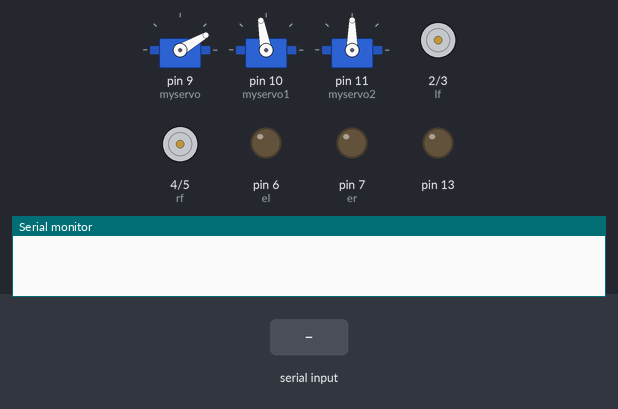
Simulated run of this sketch. Board: Arduino Uno, built with avr-gcc and run on an emulated ATmega328P. Parts: 3 × servo, motor-driver pin pairs drawn as motors (green arrow = first pin HIGH = forward, orange = second pin HIGH = backward, longer = more drive), output pins drawn as LEDs (lit = HIGH), the last lines printed to the serial monitor. Inputs (shaded band) come from the test bench.

Above: at 1.2 s.
1.3 s: byte 97 ('a') received over Serial
At 1.8 s:
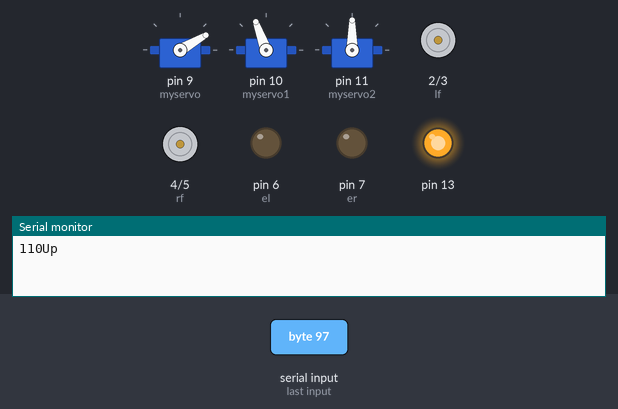
2.8 s: "F" received over Serial
At 4.0 s:
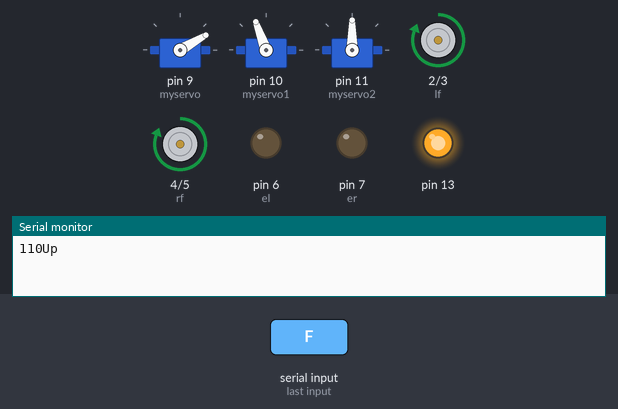
4.3 s: byte 71 ('G') received over Serial
At 5.3 s:
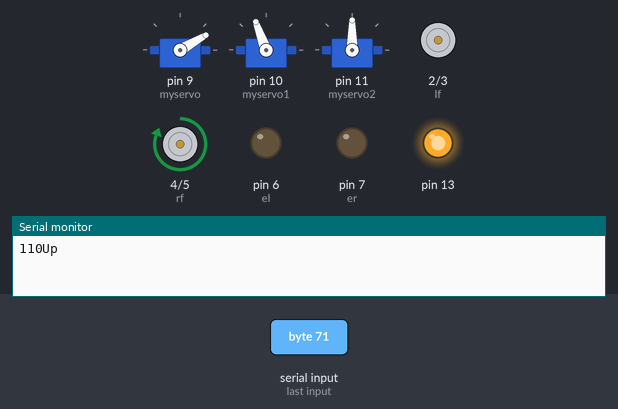
5.8 s: byte 72 ('H') received over Serial
At 6.5 s:
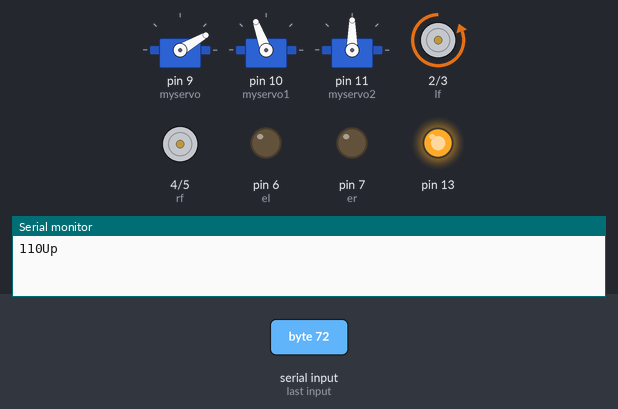
7.3 s: byte 73 ('I') received over Serial
At 7.6 s:
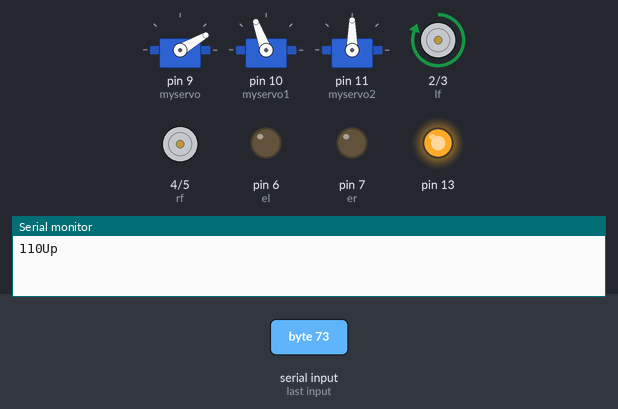
8.8 s: byte 74 ('J') received over Serial
At 9.9 s:
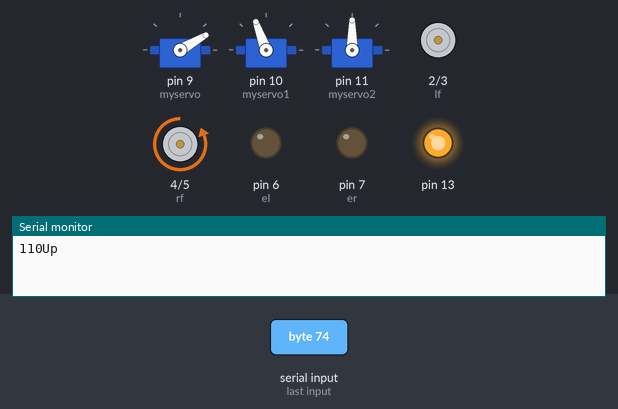
Timing chart, 0 to 11.3 s (numbered marks = the images above; inputs shaded):
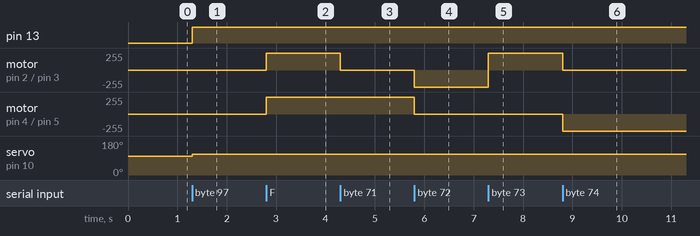

Measured:
- after the input at 1.3 s, pin 13: LOW → HIGH at once; servo on pin 10 (myservo1): 100° → 110° at once
- after the input at 2.8 s, motor on pin 2 (lf) / pin 3 (lb), motor on pin 4 (rf) / pin 5 (rb): stopped → forward 255/255 at once
- after the input at 4.3 s, motor on pin 2 (lf) / pin 3 (lb): forward 255/255 → stopped at once
- after the input at 5.8 s, motor on pin 2 (lf) / pin 3 (lb): stopped → backward 255/255 at once; motor on pin 4 (rf) / pin 5 (rb): forward 255/255 → stopped at once
- after the input at 7.3 s, motor on pin 2 (lf) / pin 3 (lb): backward 255/255 → forward 255/255 at once
- after the input at 8.8 s, motor on pin 2 (lf) / pin 3 (lb): forward 255/255 → stopped at once; motor on pin 4 (rf) / pin 5 (rb): stopped → backward 255/255 at once

The sketch:

bot1.ino
```cpp
#include <Servo.h>
Servo myservo;  // create servo object to control a servo
Servo myservo1;
Servo myservo2;
int val = 100;
int val2 = 30;
int val3 = 0;

int lf=2;
int lb=3;
int rf=4;
int rb=5;

int el=6;
int er=7;
int mspeed=255;
int cspeed=200;
int tm=200;
int state;
int flag=0;

void setup() {
  myservo.attach(9);
  myservo1.attach(10);
  myservo2.attach(11);
  pinMode(lf, OUTPUT);
  pinMode(lb, OUTPUT);
  pinMode(rf, OUTPUT);
  pinMode(rb, OUTPUT);
  pinMode(el, OUTPUT);
  pinMode(er, OUTPUT);
  pinMode(13, OUTPUT);

  Serial.begin(115200);
  myservo1.write(val);
   myservo.write(val2);
   //time_test();

}

void loop() {
   if(Serial.available() > 0){
      state = Serial.read();
       flag=0;
      //digitalWrite(13, HIGH);


           if (state == '0') mspeed=0;
      else if (state == '1') mspeed=90;
      else if (state == '2') mspeed=150;
      else if (state == '3') mspeed=190;
      else if (state == '4') mspeed=220;
      else if (state == '5') mspeed=255;
      else if (state == 'F') mway3(mspeed,mspeed);
      else if (state == 'B') mway3(-mspeed,-mspeed);
      else if (state == 'R') mway3(mspeed,-mspeed);
      else if (state == 'L') mway3(-mspeed,mspeed);
      else if (state == 'S') mway3(0,0);
      else if (state == 'G') mway3(0,mspeed);
      else if (state == 'H') mway3(-mspeed,0);
      else if (state == 'I') mway3(mspeed,0);
      else if (state == 'J') mway3(0,-mspeed);


       else if (state == 'a'){
         if (val<170)
         val = val + 10;
         myservo1.write(val);
          digitalWrite(13, HIGH);
         Serial.print(val);
          Serial.println("Up");
          flag=1;
          delay(40);

       }
      else if (state == 'b') {
        if (val>10)
        val = val - 10;
        myservo1.write(val);
         digitalWrite(13, LOW);
          Serial.print(val);
          Serial.println("Down");
          flag=1;
           delay(40);

      }
             else if (state == 'c'){
         if (val2<170)
         val2 = val2 + 10;
         myservo.write(val2);
         Serial.print(val2);
          Serial.println("Up");
          flag=1;
          delay(40);

       }
      else if (state == 'd') {
        if (val2>10)
        val2 = val2 - 10;
        myservo.write(val2);
          Serial.print(val2);
          Serial.println("Down");
          flag=1;
           delay(40);

      }


   }
}
void mway3(int lspeed,int rspeed )
{
  if (rspeed==0)
  {
        analogWrite(rf, 0);
        analogWrite(rb, 0);
  }
  else if(rspeed>0)
  {
        analogWrite(rf, rspeed);
        analogWrite(rb, 0);
  }
  else if(rspeed<0)
  {
        rspeed=-rspeed;
        analogWrite(rf, 0);
        analogWrite(rb, rspeed);
  }
if (lspeed==0)
  {
        analogWrite(lf, 0);
        analogWrite(lb, 0);
  }
  else if(lspeed>0)
  {
        analogWrite(lf, lspeed);
        analogWrite(lb, 0);
  }
  else if(lspeed<0)
  {
        lspeed=-lspeed;
        analogWrite(lf, 0);
        analogWrite(lb, lspeed);
  }

}
```

test.ino
```cpp
void time_test()
{
  mway3(cspeed,-cspeed);
    delay(tm);
    mway3(0,0);
    delay(50);


    mway3(-cspeed,cspeed);
    delay(2*tm);
    mway3(0,0);
    delay(50);


    mway3(cspeed,-cspeed);
    delay(tm+10);
    mway3(0,0);
    //delay(50);

  }
```
